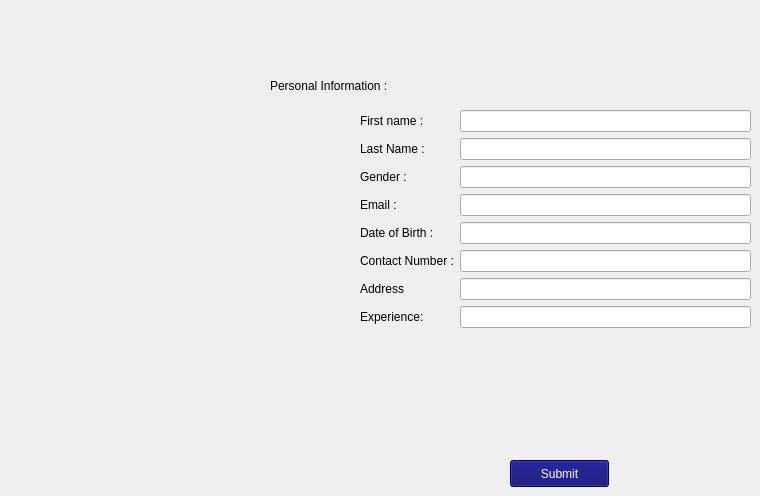
        <widget class="QWidget" name="AddEmpTab">
         <attribute name="title">
          <string>Add Employee</string>
         </attribute>
         <widget class="QWidget" name="formLayoutWidget_14">
          <property name="geometry">
           <rect>
            <x>360</x>
            <y>110</y>
            <width>391</width>
            <height>317</height>
           </rect>
          </property>
          <layout class="QFormLayout" name="formLayout_14">
           <property name="fieldGrowthPolicy">
            <enum>QFormLayout::AllNonFixedFieldsGrow</enum>
           </property>
           <item row="0" column="0">
            <widget class="QLabel" name="firstNameLabel_13">
             <property name="text">
              <string>First name :</string>
             </property>
            </widget>
           </item>
           <item row="0" column="1">
            <widget class="QLineEdit" name="lastNameLineEdit_13"/>
           </item>
           <item row="1" column="0">
            <widget class="QLabel" name="lastNameLabel_13">
             <property name="text">
              <string>Last Name :</string>
             </property>
            </widget>
           </item>
           <item row="1" column="1">
            <widget class="QLineEdit" name="firstNameLineEdit_13"/>
           </item>
           <item row="3" column="0">
            <widget class="QLabel" name="genderLabel_11">
             <property name="text">
              <string>Gender :</string>
             </property>
            </widget>
           </item>
           <item row="3" column="1">
            <widget class="QLineEdit" name="genderLineEdit_11"/>
           </item>
           <item row="4" column="0">
            <widget class="QLabel" name="emailLabel_11">
             <property name="text">
              <string>Email :</string>
             </property>
            </widget>
           </item>
           <item row="4" column="1">
            <widget class="QLineEdit" name="emailLineEdit_11"/>
           </item>
           <item row="5" column="0">
            <widget class="QLabel" name="dateOfBirthLabel_11">
             <property name="text">
              <string>Date of Birth :</string>
             </property>
            </widget>
           </item>
           <item row="5" column="1">
            <widget class="QLineEdit" name="dateOfBirthLineEdit_11"/>
           </item>
           <item row="6" column="0">
            <widget class="QLabel" name="contactNumberLabel_11">
             <property name="text">
              <string>Contact Number :</string>
             </property>
            </widget>
           </item>
           <item row="6" column="1">
            <widget class="QLineEdit" name="contactNumberLineEdit_11"/>
           </item>
           <item row="7" column="0">
            <widget class="QLabel" name="addressLabel_10">
             <property name="text">
              <string>Address</string>
             </property>
            </widget>
           </item>
           <item row="7" column="1">
            <widget class="QLineEdit" name="addressLineEdit_10"/>
           </item>
           <item row="8" column="0">
            <widget class="QLabel" name="newlabel_9">
             <property name="text">
              <string>Experience: </string>
             </property>
            </widget>
           </item>
           <item row="8" column="1">
            <widget class="QLineEdit" name="newlineedit_9"/>
           </item>
          </layout>
         </widget>
         <widget class="QLabel" name="label_15">
          <property name="geometry">
           <rect>
            <x>270</x>
            <y>70</y>
            <width>171</width>
            <height>31</height>
           </rect>
          </property>
          <property name="styleSheet">
           <string notr="true">font: 75 bold 12pt &quot;Ubuntu&quot;;</string>
          </property>
          <property name="text">
           <string>Personal Information :</string>
          </property>
         </widget>
         <widget class="QPushButton" name="submitEmployeeButton">
          <property name="geometry">
           <rect>
            <x>510</x>
            <y>460</y>
            <width>99</width>
            <height>27</height>
           </rect>
          </property>
          <property name="styleSheet">
           <string notr="true">background-color: rgb(0,0,106);
color: rgb(255,255,255);
font: 75 bold 11pt &quot;Ubuntu&quot;;
</string>
          </property>
          <property name="text">
           <string>Submit</string>
          </property>
         </widget>
        </widget>
